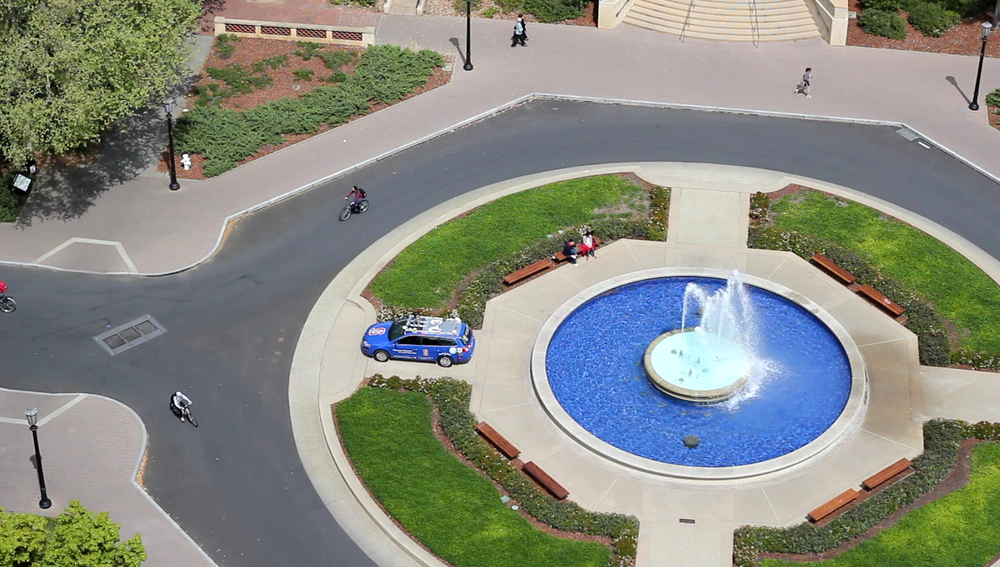
%> input picture Rohit_Learning_Transformation_Test/000000.png, 1000 x 567 px, shrunk from 1920 x 1088 before the run
$ octave --eval "result = image_rgb2gray('000000.png');"   (GNU Octave 9; MATLAB toolbox functions it lacks are replaced by stand-ins)
%> lines starting %> are read from the running program, lines starting %| are printed output that depends on the picture; in (x1, y1, x2, y2) boxes, pixels count from 0 and x2, y2 are one past the last pixel; in counts of white or black regions, pixels touching at a corner belong together; the program's own positions count from 1
function [ Test_Img ] = image_rgb2gray(filename)
%> called with filename = '000000.png'
%Does the preprocessing on input images. PreProcessing involves performing
%filtering on the image and later doing edge detection on it.

Read_Test_Img = imread(filename);
%> Read_Test_Img is the input picture: size 567x1000x3 uint8; mean R, G, B 135, 138.8, 128.9
Read_Test_Img = imnoise(Read_Test_Img,'gaussian',0,0.006);
Test_Img_gray = rgb2gray(Read_Test_Img);
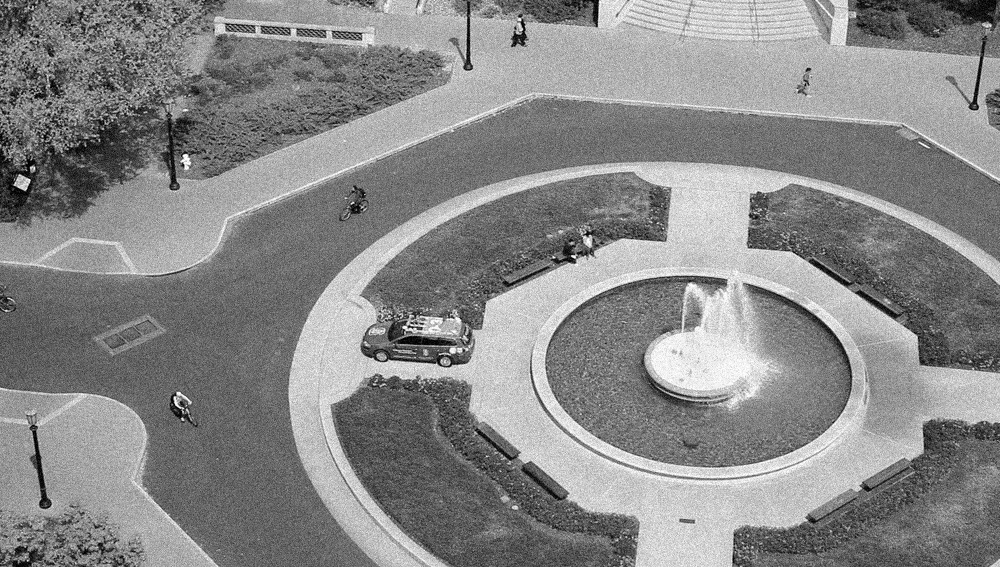
%> Test_Img_gray: size 567x1000 uint8; min 0, max 255, mean 136.4

[Im, In] = size(Test_Img_gray);
%> Im = 567; In = 1000

[~, Thresh] = edge(Test_Img_gray, 'prewitt');
%> Thresh = 0.126
Test_Img_BW = edge(Test_Img_gray, 'prewitt', Thresh*0.5);
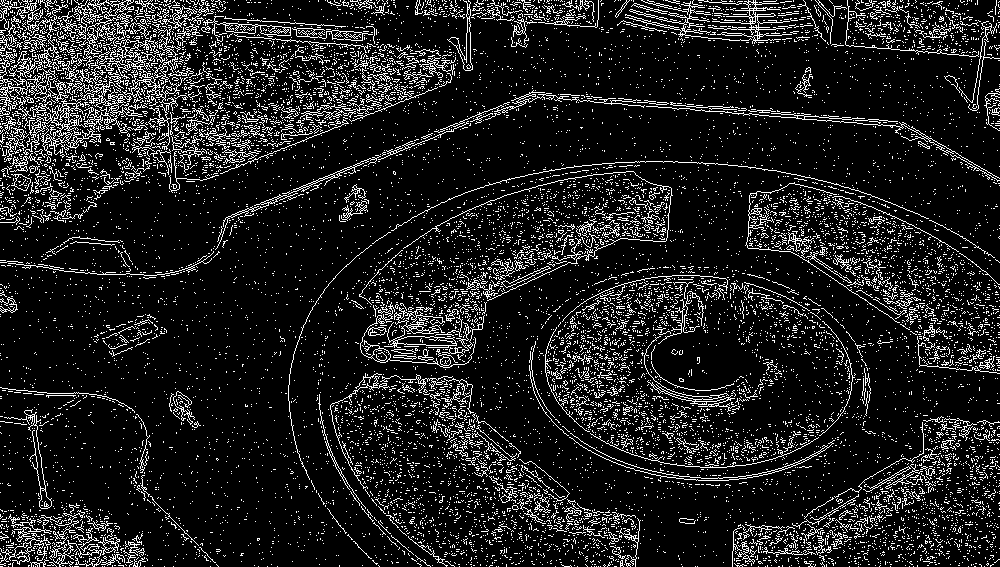
%> Test_Img_BW: size 567x1000 logical; 12% white in thin lines or dots
se90 = strel('line', 3, 90);
se0 = strel('line', 3, 0);
Test_Img_dilate = imdilate(Test_Img_BW, [se90 se0]);
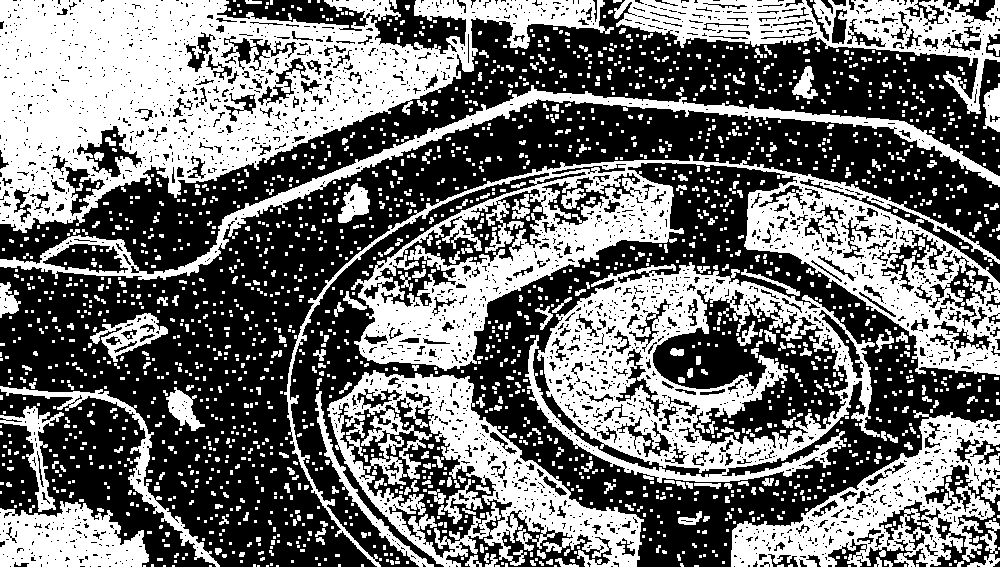
%> Test_Img_dilate: size 567x1000 logical; 44.6% white; 2097 white regions (1706 under 20 px), largest, box (x1, y1, x2, y2) and area: (0, 0, 614, 233) 64234, (284, 155, 1000, 567) 44775, (525, 262, 880, 483) 31500
Test_Img_Fill = imfill(Test_Img_dilate, 'holes');
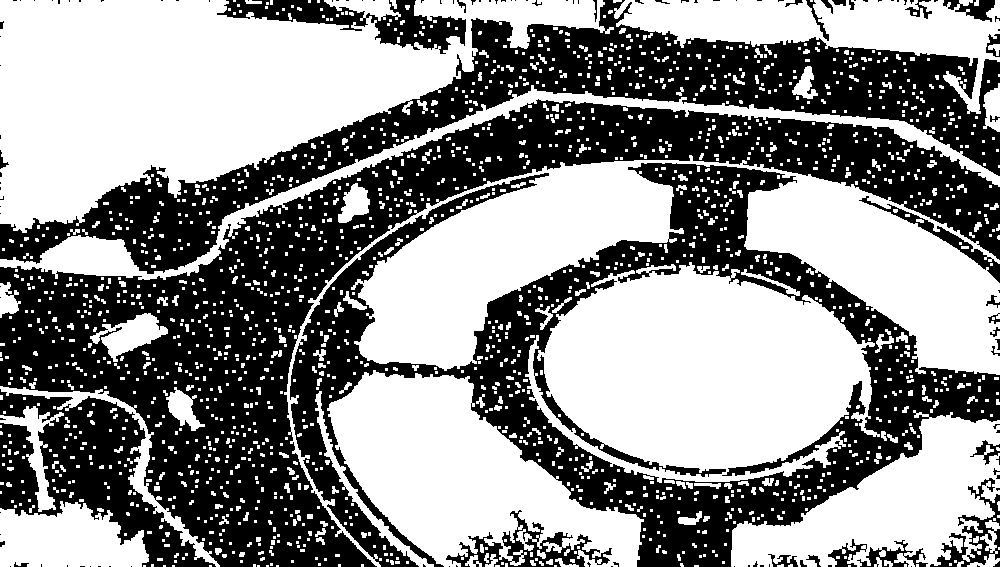
%> Test_Img_Fill: size 567x1000 logical; 55.8% white; 128 black regions (91 under 20 px), largest, box (x1, y1, x2, y2) and area: (0, 99, 1000, 567) 97805, (290, 163, 1000, 567) 69896, (0, 0, 1000, 274) 53416
seD = strel('diamond',1);
Test_Img_Final = imerode(Test_Img_Fill,seD);
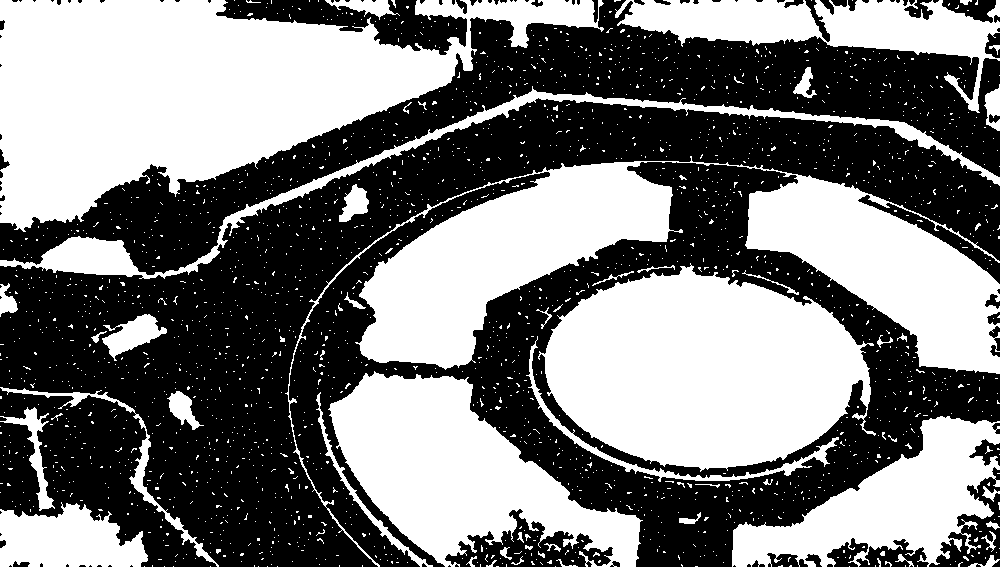
%> Test_Img_Final: size 567x1000 logical; 48.5% white; 2117 white regions (2057 under 20 px), largest, box (x1, y1, x2, y2) and area: (0, 0, 604, 232) 70741, (285, 156, 1000, 567) 57155, (538, 263, 876, 472) 48568
Test_Img = imerode(Test_Img_Final,seD);
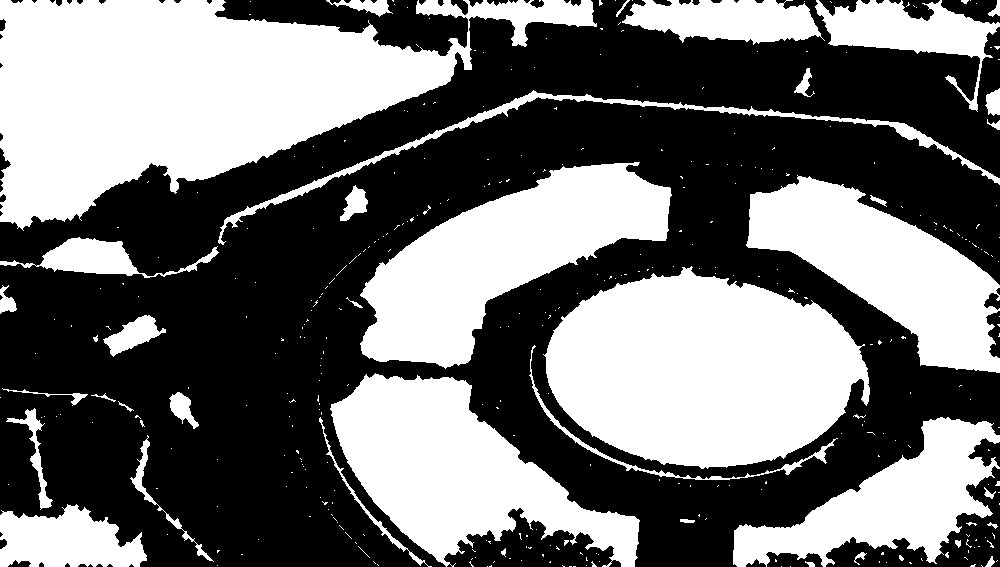
%> Test_Img: size 567x1000 logical; 44.5% white; 373 white regions (329 under 20 px), largest, box (x1, y1, x2, y2) and area: (0, 0, 597, 231) 68880, (543, 266, 870, 469) 47457, (360, 162, 672, 369) 30052
% [6 lines of commented-out code are left out]

end
